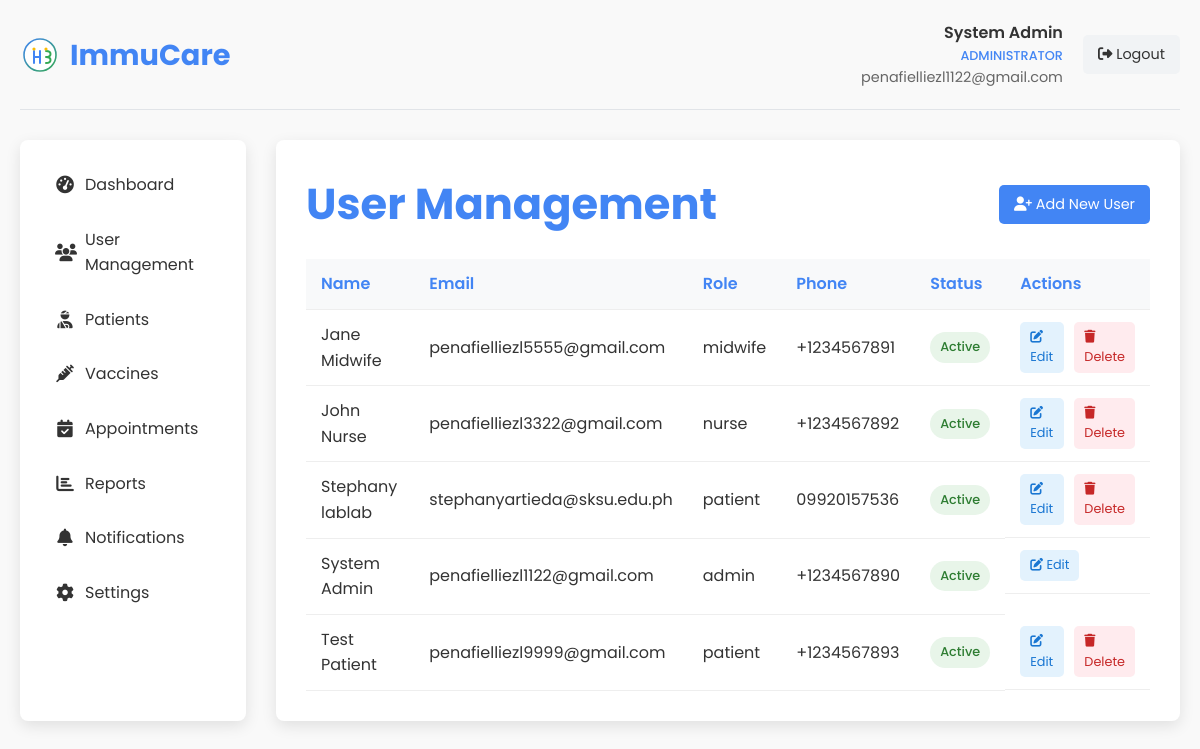
/admin_users.php (signed in), run on the app's committed database.
### tables this page shows
CREATE TABLE `users` (
  `id` int(11) NOT NULL,
  `role_id` int(11) NOT NULL DEFAULT 4,
  `user_type` enum('admin','midwife','nurse','patient') NOT NULL DEFAULT 'patient',
  `name` varchar(100) NOT NULL,
  `email` varchar(100) NOT NULL,
  `phone` varchar(20) NOT NULL,
  `password` varchar(255) NOT NULL,
  `otp` varchar(6) DEFAULT NULL,
  `otp_expiry` datetime DEFAULT NULL,
  `is_active` tinyint(1) DEFAULT 1,
  `last_login` datetime NOT NULL,
  `created_at` datetime NOT NULL,
  `updated_at` timestamp NOT NULL DEFAULT current_timestamp() ON UPDATE current_timestamp()
);

CREATE TABLE `roles` (
  `id` int(11) NOT NULL,
  `name` varchar(50) NOT NULL,
  `description` text DEFAULT NULL,
  `created_at` datetime DEFAULT current_timestamp()
);

### admin_users.php (the view, shortened to what this page needs)
<?php
$admin_id = $_SESSION['user_id'];
$admin_name = $_SESSION['user_name'];
$admin_email = $_SESSION['user_email'];
$conn = new mysqli(DB_HOST, DB_USER, DB_PASS, DB_NAME);
$action = isset($_GET['action']) ? $_GET['action'] : '';
$stmt = $conn->prepare("SELECT id, name FROM roles ORDER BY name");
$stmt->execute();
$roles = $stmt->get_result();
$roles_array = [];
while ($role = $roles->fetch_assoc()) {
    $roles_array[$role['id']] = $role['name'];
}
$users_query = "SELECT u.*, r.name as role_name FROM users u JOIN roles r ON u.role_id = r.id ORDER BY u.name";
$users_result = $conn->query($users_query);
$edit_user = null;
?>
<!DOCTYPE html>
<html lang="en">
<head>
    <link rel="stylesheet" href="styles.css">
    <link rel="stylesheet" href="https://cdnjs.cloudflare.com/ajax/libs/font-awesome/6.4.0/css/all.min.css">
</head>
<body>
    <div class="dashboard-container">
        <div class="dashboard-header">
            <div class="dashboard-logo">
                <img src="images/logo.svg" alt="ImmuCare Logo">
                <h1>ImmuCare</h1>
            </div>
            <div class="user-menu">
                <div class="user-info">
                    <div class="user-name"><?php echo htmlspecialchars($admin_name); ?></div>
                    <div class="user-role">Administrator</div>
                    <div class="user-email"><?php echo htmlspecialchars($admin_email); ?></div>
                </div>
                <a href="admin_dashboard.php?logout=1" class="logout-btn">
                    <i class="fas fa-sign-out-alt"></i> Logout
                </a>
            </div>
        </div>
        <div class="dashboard-content">
            <div class="sidebar">
                <ul class="sidebar-menu">
                    <li><a href="admin_dashboard.php"><i class="fas fa-tachometer-alt"></i> Dashboard</a></li>
                    <li><a href="admin_users.php" class="active"><i class="fas fa-users"></i> User Management</a></li>
                    <li><a href="admin_patients.php"><i class="fas fa-user-injured"></i> Patients</a></li>
                    <li><a href="admin_vaccines.php"><i class="fas fa-syringe"></i> Vaccines</a></li>
                    <li><a href="admin_appointments.php"><i class="fas fa-calendar-check"></i> Appointments</a></li>
                    <li><a href="admin_reports.php"><i class="fas fa-chart-bar"></i> Reports</a></li>
                    <li><a href="admin_notifications.php"><i class="fas fa-bell"></i> Notifications</a></li>
                    <li><a href="admin_settings.php"><i class="fas fa-cog"></i> Settings</a></li>
                </ul>
            </div>
            <div class="main-content">
                <div class="page-title">
                    <h2><?php echo $action == 'add' ? 'Add New User' : ($action == 'edit' ? 'Edit User' : 'User Management'); ?></h2>
                    <?php if ($action == ''): ?>
                        <a href="?action=add" class="btn-add"><i class="fas fa-user-plus"></i> Add New User</a>
                    <?php endif; ?>
                </div>
                <?php if ($action == 'add' || $action == 'edit'): ?>
                    <div class="user-form">
                        <form method="POST" action="<?php echo $action == 'add' ? '?action=add' : '?action=edit&id='.$edit_user['id']; ?>">
                            <?php if ($action == 'edit'): ?>
                                <input type="hidden" name="user_id" value="<?php echo $edit_user['id']; ?>">
                            <?php endif; ?>
                            <div class="form-grid">
                                <div class="form-group">
                                    <label for="name">Full Name</label>
                                    <input type="text" id="name" name="name" value="<?php echo $action == 'edit' ? htmlspecialchars($edit_user['name']) : ''; ?>" required>
                                </div>
                                <div class="form-group">
                                    <label for="email">Email Address</label>
                                    <input type="email" id="email" name="email" value="<?php echo $action == 'edit' ? htmlspecialchars($edit_user['email']) : ''; ?>" required>
                                </div>
                                <div class="form-group">
                                    <label for="password">Password <?php echo $action == 'edit' ? '(Leave blank to keep current password)' : '(Optional)'; ?></label>
                                    <input type="password" id="password" name="password">
                                </div>
                                <div class="form-group">
                                    <label for="role_id">Role</label>
                                    <select id="role_id" name="role_id" required>
                                        <option value="">-- Select Role --</option>
                                        <?php foreach ($roles_array as $id => $role_name): ?>
                                            <option value="<?php echo $id; ?>" <?php echo ($action == 'edit' && $edit_user['role_id'] == $id) ? 'selected' : ''; ?>>
                                                <?php echo htmlspecialchars($role_name); ?>
                                            </option>
                                        <?php endforeach; ?>
                                    </select>
                                </div>
                                <div class="form-group">
                                    <label for="phone">Phone Number</label>
                                    <input type="text" id="phone" name="phone" value="<?php echo $action == 'edit' ? htmlspecialchars($edit_user['phone']) : ''; ?>">
                                </div>
                                <div class="form-group-checkbox">
                                    <input type="checkbox" id="is_active" name="is_active" <?php echo ($action == 'edit' && $edit_user['is_active'] == 1) ? 'checked' : ''; ?>>
                                    <label for="is_active">Active Account</label>
                                </div>
                            </div>
                            <div class="form-buttons">
                                <button type="submit" name="<?php echo $action == 'add' ? 'add_user' : 'edit_user'; ?>" class="btn-submit">
                                    <i class="fas fa-save"></i> <?php echo $action == 'add' ? 'Add User' : 'Update User'; ?>
                                </button>
                                <a href="admin_users.php" class="btn-cancel">Cancel</a>
                            </div>
                        </form>
                    </div>
                <?php else: ?>
                    <div class="users-list">
                        <table class="users-table">
                            <thead>
                                <tr>
                                    <th>Name</th>
                                    <th>Email</th>
                                    <th>Role</th>
                                    <th>Phone</th>
                                    <th>Status</th>
                                    <th>Actions</th>
                                </tr>
                            </thead>
                            <tbody>
                                <?php if ($users_result->num_rows > 0): ?>
                                    <?php while ($user = $users_result->fetch_assoc()): ?>
                                        <tr>
                                            <td><?php echo htmlspecialchars($user['name']); ?></td>
                                            <td><?php echo htmlspecialchars($user['email']); ?></td>
                                            <td><?php echo htmlspecialchars($user['role_name']); ?></td>
                                            <td><?php echo htmlspecialchars($user['phone']); ?></td>
                                            <td>
                                                <span class="user-status <?php echo $user['is_active'] ? 'status-active' : 'status-inactive'; ?>">
                                                    <?php echo $user['is_active'] ? 'Active' : 'Inactive'; ?>
                                                </span>
                                            </td>
                                            <td class="action-buttons">
                                                <a href="?action=edit&id=<?php echo $user['id']; ?>" class="btn-edit"><i class="fas fa-edit"></i> Edit</a>
                                                <?php if ($user['id'] != $admin_id): ?>
                                                    <a href="?action=delete&id=<?php echo $user['id']; ?>" class="btn-delete" onclick="return confirm('Are you sure you want to delete this user?');"><i class="fas fa-trash"></i> Delete</a>
                                                <?php endif; ?>
                                            </td>
                                        </tr>
                                    <?php endwhile; ?>
                                <?php else: ?>
                                    <tr>
                                        <td colspan="6" style="text-align: center;">No users found.</td>
                                    </tr>
                                <?php endif; ?>
                            </tbody>
                        </table>
                    </div>
                <?php endif; ?>
            </div>
        </div>
    </div>
</body>
</html>

### styles.css (style rules this page uses)
:root { --primary-color: #4285f4; --secondary-color: #34a853; --accent-color: #fbbc05; --text-color: #333; --light-text: #666; --bg-light: #f9f9f9; --bg-white: #ffffff; --shadow: 0 5px 15px rgba(0, 0, 0, 0.1); --border-radius: 8px; --transition: all 0.3s ease; }
* { margin: 0; padding: 0; box-sizing: border-box; }
html { scroll-behavior: smooth; }
body { font-family: 'Poppins', sans-serif; line-height: 1.6; color: var(--text-color); background-color: var(--bg-light); }
a { text-decoration: none; color: inherit; }
ul { list-style: none; }
img { max-width: 100%; height: auto; }

### admin_users.php (style rules this page uses)
.dashboard-container { max-width: 1400px; margin: 0 auto; padding: 20px; }
.dashboard-header { display: flex; justify-content: space-between; align-items: center; margin-bottom: 30px; padding-bottom: 20px; border-bottom: 1px solid #e1e4e8; }
.dashboard-logo { display: flex; align-items: center; }
.dashboard-logo img { height: 40px; margin-right: 10px; }
.dashboard-logo h1 { font-size: 1.8rem; color: var(--primary-color); margin: 0; }
.user-menu { display: flex; align-items: center; }
.user-info { margin-right: 20px; text-align: right; }
.user-name { font-weight: 600; color: var(--text-color); }
.user-role { font-size: 0.8rem; color: var(--primary-color); font-weight: 500; text-transform: uppercase; }
.user-email { font-size: 0.9rem; color: var(--light-text); }
.logout-btn { padding: 8px 15px; background-color: #f1f3f5; color: var(--text-color); border-radius: 5px; font-size: 0.9rem; transition: var(--transition); }
.dashboard-content { display: grid; grid-template-columns: 1fr 4fr; gap: 30px; }
.sidebar { background-color: var(--bg-white); border-radius: var(--border-radius); box-shadow: var(--shadow); padding: 20px; }
.sidebar-menu { list-style: none; padding: 0; margin: 0; }
.sidebar-menu li { margin-bottom: 5px; }
.sidebar-menu a { display: flex; align-items: center; padding: 12px 15px; border-radius: var(--border-radius); color: var(--text-color); transition: var(--transition); text-decoration: none; }
.sidebar-menu i { margin-right: 10px; font-size: 1.1rem; width: 20px; text-align: center; }
.main-content { background-color: var(--bg-white); border-radius: var(--border-radius); box-shadow: var(--shadow); padding: 30px; }
.page-title { font-size: 1.8rem; color: var(--primary-color); margin-bottom: 20px; display: flex; justify-content: space-between; align-items: center; }
.btn-add { background-color: var(--primary-color); color: white; padding: 8px 15px; border-radius: 5px; text-decoration: none; font-size: 0.9rem; transition: var(--transition); }
.users-table { width: 100%; border-collapse: collapse; }
.users-table th, .users-table td { padding: 12px 15px; text-align: left; border-bottom: 1px solid #eee; }
.users-table th { font-weight: 600; color: var(--primary-color); background-color: #f8f9fa; }
.user-status { display: inline-block; padding: 5px 10px; border-radius: 20px; font-size: 0.8rem; font-weight: 500; }
.status-active { background-color: #e8f5e9; color: #2e7d32; }
.action-buttons { display: flex; gap: 10px; }
.btn-edit, .btn-delete { padding: 5px 10px; border-radius: 5px; font-size: 0.8rem; text-decoration: none; transition: var(--transition); }
.btn-edit { background-color: #e3f2fd; color: #1976d2; }
.btn-delete { background-color: #ffebee; color: #c62828; }

### data on the page
users: name "Jane Midwife", email "penafielliezl5555@gmail.com", role.name "midwife", phone "+1234567891", is_active "Active"
users: name "John Nurse", email "penafielliezl3322@gmail.com", role.name "nurse", phone "+1234567892", is_active "Active"
users: name "Stephany lablab", email "stephanyartieda@sksu.edu.ph", role.name "patient", phone "09920157536", is_active "Active"
users: name "System Admin", email "penafielliezl1122@gmail.com", role.name "admin", phone "+1234567890", is_active "Active"
users: name "Test Patient", email "penafielliezl9999@gmail.com", role.name "patient", phone "+1234567893", is_active "Active"

### other printed values
$admin_name "System Admin"
$admin_email "penafielliezl1122@gmail.com"
